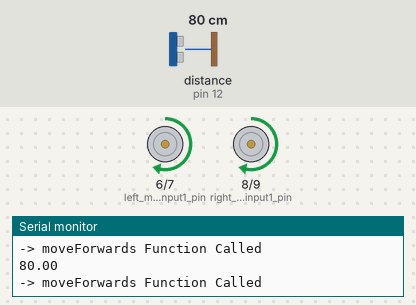
Bench run of a sketch on a simulated Arduino Uno, built with avr-gcc and run on an emulated ATmega328P. Parts: motor-driver pin pairs drawn as motors (green arrow = first pin HIGH = forward, orange = second pin HIGH = backward, longer = more drive, scaled by the enable pin), the last lines printed to the serial monitor. Inputs (shaded band) come from the test bench; at power-on: distance to the obstacle (sensor on pin 12) 80 cm. The echo pulse lasts 58.3 µs per cm.

Above: at 1.2 s.
1.3 s: distance to the obstacle (sensor on pin 12) set to 6 cm
2.8 s: distance to the obstacle (sensor on pin 12) set to 3 cm
At 5.1 s:
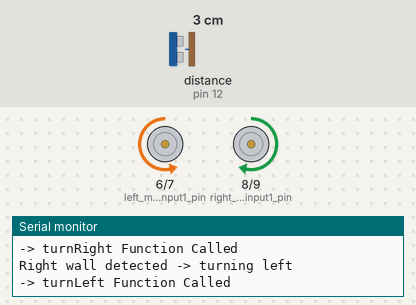
5.8 s: distance to the obstacle (sensor on pin 12) set to 18 cm
At 7.6 s:
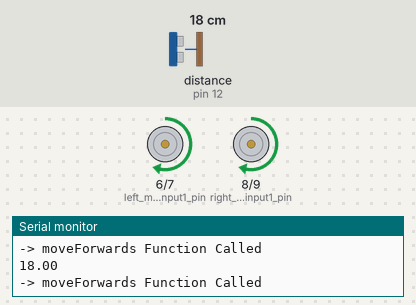
8.0 s: distance to the obstacle (sensor on pin 12) set to 2 cm
At 8.5 s:
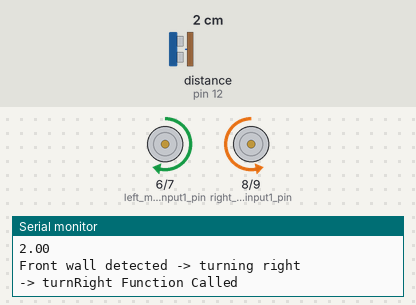
Timing chart, 0 to 12.0 s (numbered marks = the images above; inputs shaded):
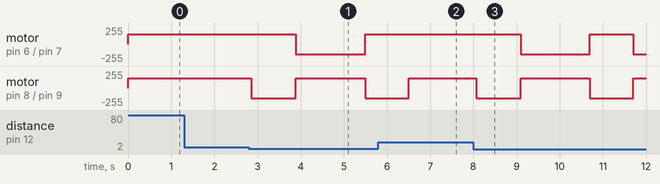

The sketch:

ultrasonic_test.ino
```cpp
//ultrasonic autonomous car

#include <HCSR04.h>

#define left_motor_enable_pin 5
#define left_motor_input1_pin 6
#define left_motor_input2_pin 7
#define right_motor_input1_pin 8
#define right_motor_input2_pin 9
#define right_motor_enable_pin 10


// Initialize sensor
int triggerPin = 11;
int echoPin = 12;
const int led = 7; // for troubleshooting

UltraSonicDistanceSensor distanceSensor(triggerPin, echoPin);

void setup () {
    Serial.begin(9600);
    // initialize serial connection for printing values from sensor.
    pinMode(led, OUTPUT);

    // Set pins
    pinMode(left_motor_enable_pin, OUTPUT);
    pinMode(right_motor_enable_pin, OUTPUT);
    pinMode(left_motor_input1_pin, OUTPUT);
    pinMode(left_motor_input2_pin, OUTPUT);
    pinMode(right_motor_input1_pin, OUTPUT);
    pinMode(right_motor_input2_pin, OUTPUT);
}

void loop () {
    // Every 500 miliseconds, do a measurement using the sensor
    //and print the distance in centimeters.
    double distance = distanceSensor.measureDistanceCm();
    Serial.println(distance);
    //delay (500);

    if (distance > 4.5){
       moveForwards();   //move forward when no wall is detected

    }
    else if (distance < 4.5){  //turn right 90 degrees
       Serial.println("Front wall detected -> turning right");
       turnRight();

       //We need to experiment with this, so it can actually turn 90
       delay(1000);
       //Measure dist again for the right wall
       distance = distanceSensor.measureDistanceCm();

        if (distance < 4.5){ //turn left 180 degrees
          Serial.println("Right wall detected -> turning left");
          turnLeft();

          //also need to experiment this to turn 180
          delay(1600);
        }
    }
  //  troubleshoot();
}

//lights an led to troubleshoot
void troubleshoot()
{
  digitalWrite(led, HIGH);
  delay(100);
  digitalWrite(led, LOW);
  delay(100);
}

unsigned int max_speed = 150;

void moveForwards()
{
    // Set both motors to go forwards
    digitalWrite(left_motor_input1_pin, HIGH);
    digitalWrite(left_motor_input2_pin, LOW);
    digitalWrite(right_motor_input1_pin, HIGH);
    digitalWrite(right_motor_input2_pin, LOW);

    // Enable motors at specific speed
    analogWrite(left_motor_enable_pin, max_speed);
    analogWrite(right_motor_enable_pin, max_speed);

    Serial.println("-> moveForwards Function Called");
}

void turnRight()
{
    // Set left motor to go forwards
    digitalWrite(left_motor_input1_pin, HIGH);
    digitalWrite(left_motor_input2_pin, LOW);

    // Set right motor to go backwards
    digitalWrite(right_motor_input1_pin, LOW);
    digitalWrite(right_motor_input2_pin, HIGH);

    // Enable motors at specific speed
    analogWrite(left_motor_enable_pin, max_speed);
    analogWrite(right_motor_enable_pin, max_speed);

    Serial.println("-> turnRight Function Called");
}


void turnLeft()
{
    // Set left motor to go backwards
    digitalWrite(left_motor_input1_pin, LOW);
    digitalWrite(left_motor_input2_pin, HIGH);

    // Set right motor to go forwards
    digitalWrite(right_motor_input1_pin, HIGH);
    digitalWrite(right_motor_input2_pin, LOW);

    // Enable motors at specific speed
    analogWrite(left_motor_enable_pin, max_speed);
    analogWrite(right_motor_enable_pin, max_speed);

    Serial.println("-> turnLeft Function Called");
}
```

Measured:
- the behaviour switches between 5 and 4 cm on distance to the obstacle (sensor on pin 12) (found by bisection; images 0 and 1)
- after the input at 5.8 s, motor on pin 6 (left_motor_input1_pin) / pin 7 (left_motor_input2_pin): stays forward 150/255 (without the input it goes to backward 150/255 after 0.70 s)
